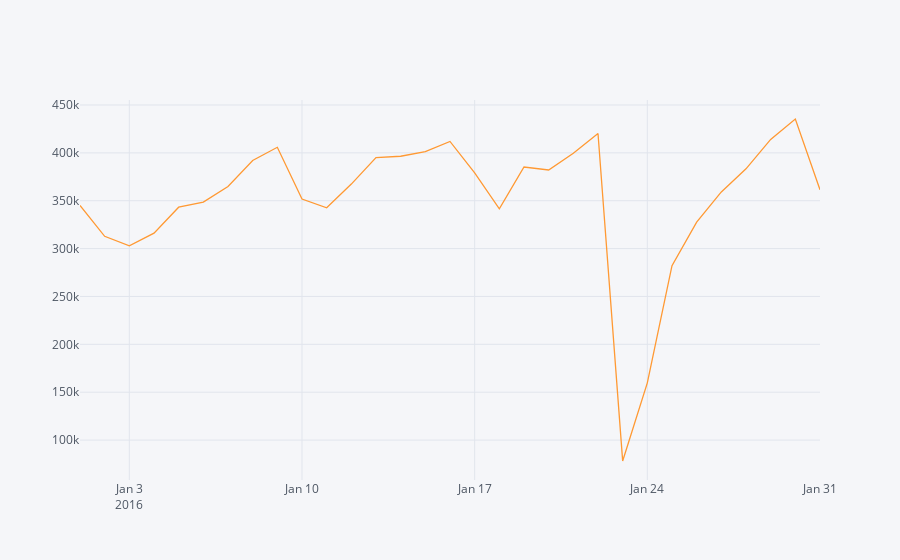

Source (notebook cell):
### Code cell
# 일별 여행수 

df['date'] = df.index.date
df.groupby(['date'])[['cnt']].sum().iplot()

### Figure 1 — Plotly figure (JSON) as saved in the notebook; plotly's stock layout.template omitted (floating-point values rounded to 4 significant figures)
{"data": [{"line": {"color": "rgba(255, 153, 51, 1.0)", "dash": "solid", "shape": "linear", "width": 1.3}, "mode": "lines", "name": "cnt", "text": "", "type": "scatter", "x": ["2016-01-01", "2016-01-02", "2016-01-03", "2016-01-04", "2016-01-05", "2016-01-06", "2016-01-07", "2016-01-08", "2016-01-09", "2016-01-10", "2016-01-11", "2016-01-12", "2016-01-13", "2016-01-14", "2016-01-15", "2016-01-16", "2016-01-17", "2016-01-18", "2016-01-19", "2016-01-20", "2016-01-21", "2016-01-22", "2016-01-23", "2016-01-24", "2016-01-25", "2016-01-26", "2016-01-27", "2016-01-28", "2016-01-29", "2016-01-30", "2016-01-31"], "y": [345037, 312831, 302878, 316171, 343251, 348516, 364894, 392070, 405825, 351788, 342651, 367390, 395090, 396473, 401289, 411899, 379156, 341481, 385187, 382105, 399654, 420162, 78133, 159766, 282087, 327655, 359180, 383326, 414039, 435369, 361505]}], "layout": {"legend": {"bgcolor": "#F5F6F9", "font": {"color": "#4D5663"}}, "paper_bgcolor": "#F5F6F9", "plot_bgcolor": "#F5F6F9", "title": {"font": {"color": "#4D5663"}}, "xaxis": {"gridcolor": "#E1E5ED", "showgrid": true, "tickfont": {"color": "#4D5663"}, "title": {"font": {"color": "#4D5663"}, "text": ""}, "zerolinecolor": "#E1E5ED"}, "yaxis": {"gridcolor": "#E1E5ED", "showgrid": true, "tickfont": {"color": "#4D5663"}, "title": {"font": {"color": "#4D5663"}, "text": ""}, "zerolinecolor": "#E1E5ED"}}}
